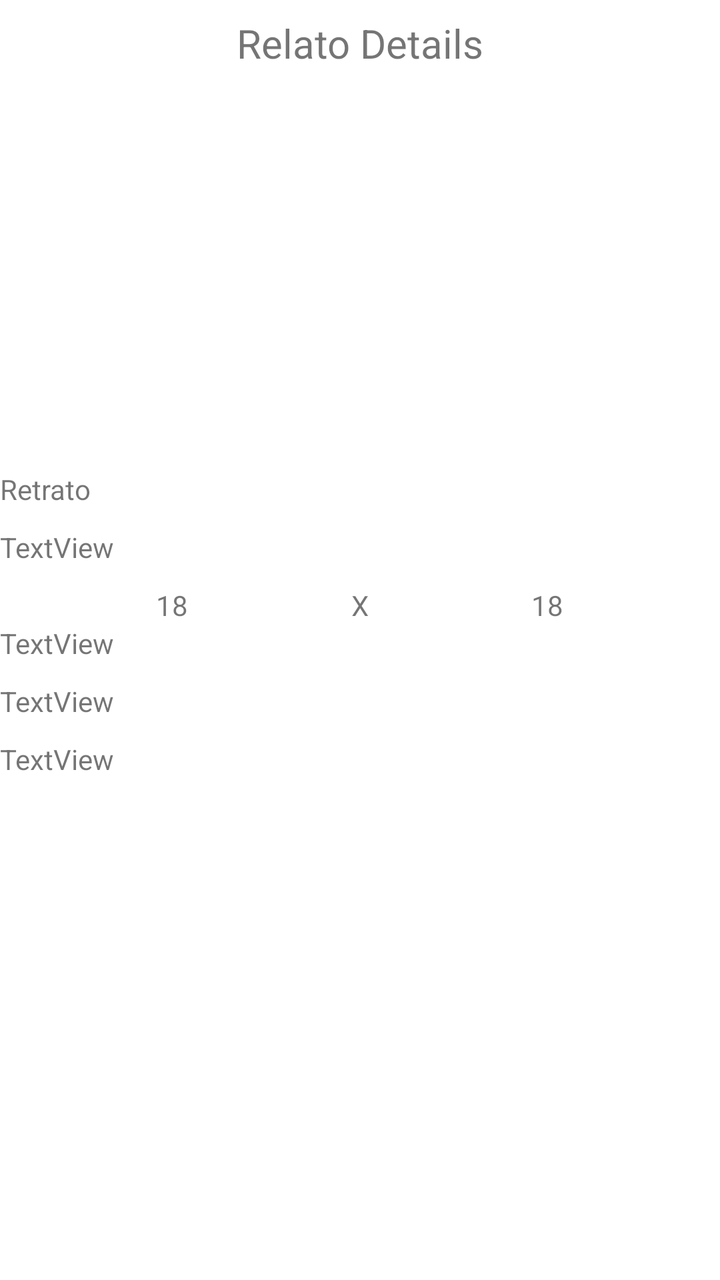
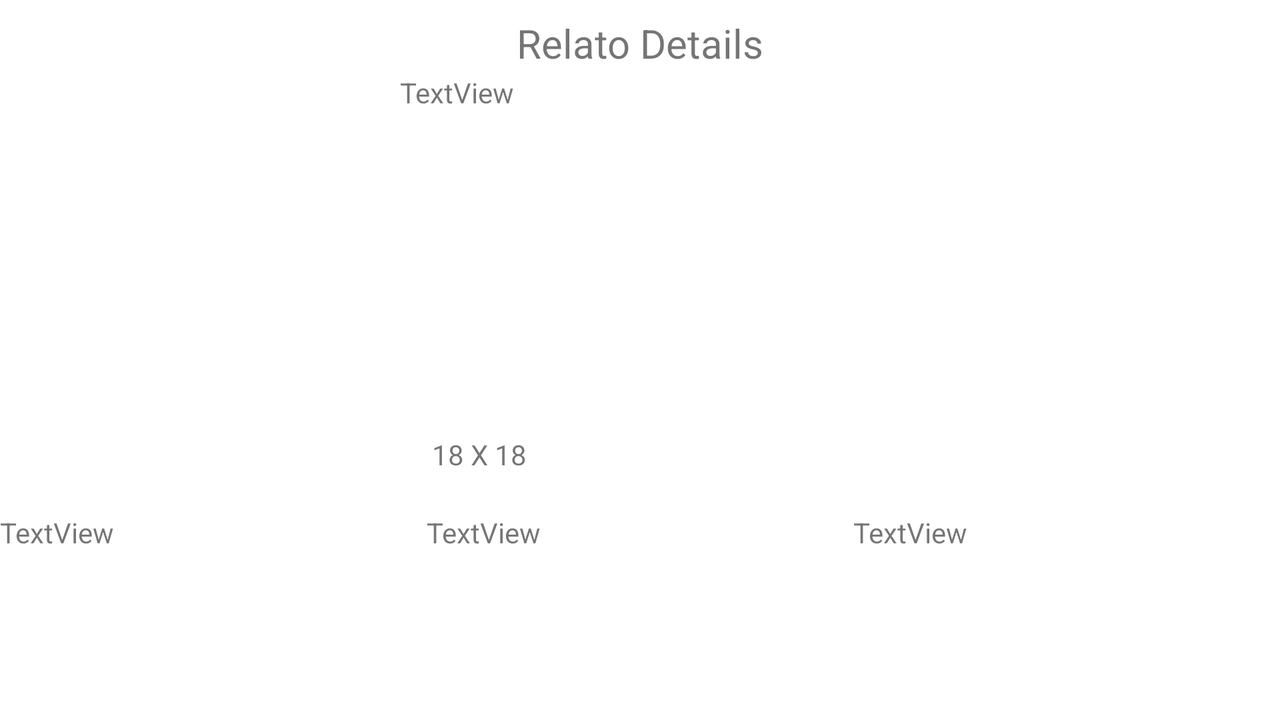

The same Android screen from two of the app's own layout files: first res/layout/ as a phone draws it, then the repository's variant for another configuration, drawn on a device whose configuration selects that folder. Both files follow.
<!-- AndroidManifest.xml: application theme Theme.WSA2021_TP09_Module06 -->
<!-- res/layout/fragment_detalle_relato.xml -->
<?xml version="1.0" encoding="utf-8"?>
<androidx.constraintlayout.widget.ConstraintLayout xmlns:android="http://schemas.android.com/apk/res/android"
    xmlns:app="http://schemas.android.com/apk/res-auto"
    xmlns:tools="http://schemas.android.com/tools"
    android:layout_width="match_parent"
    android:layout_height="match_parent"
    tools:context=".DetalleRelatoFragment">

    <TextView
        android:id="@+id/textView6"
        android:layout_width="0dp"
        android:layout_height="wrap_content"
        android:layout_marginStart="16dp"
        android:layout_marginTop="8dp"
        android:layout_marginEnd="16dp"
        android:text="Relato Details"
        android:textAlignment="center"
        android:textSize="20sp"
        app:layout_constraintEnd_toEndOf="parent"
        app:layout_constraintStart_toStartOf="parent"
        app:layout_constraintTop_toTopOf="parent" />

    <ScrollView
        android:layout_width="0dp"
        android:layout_height="0dp"
        app:layout_constraintBottom_toBottomOf="parent"
        app:layout_constraintEnd_toEndOf="parent"
        app:layout_constraintStart_toStartOf="parent"
        app:layout_constraintTop_toBottomOf="@+id/textView6">

        <LinearLayout
            android:layout_width="match_parent"
            android:layout_height="wrap_content"
            android:orientation="vertical" >

            <ImageView
                android:id="@+id/imgPhoto"
                android:layout_width="match_parent"
                android:layout_height="200dp"
                tools:src="@tools:sample/avatars" />

            <TextView
                android:id="@+id/txtTitle"
                android:layout_width="match_parent"
                android:layout_height="wrap_content"
                android:layout_marginEnd="10dp"
                android:layout_marginBottom="10dp"
                android:text="Retrato" />

            <TextView
                android:id="@+id/txtDescription"
                android:layout_width="match_parent"
                android:layout_height="wrap_content"
                android:layout_marginBottom="10dp"
                android:text="TextView" />

            <LinearLayout
                android:layout_width="match_parent"
                android:layout_height="match_parent"
                android:orientation="horizontal">

                <TextView
                    android:id="@+id/txtlatitu"
                    android:layout_width="wrap_content"
                    android:layout_height="wrap_content"
                    android:layout_weight=".5"
                    android:text="18"
                    android:textAlignment="center" />

                <TextView
                    android:id="@+id/textView10"
                    android:layout_width="wrap_content"
                    android:layout_height="wrap_content"
                    android:layout_weight="0"
                    android:text=" X " />

                <TextView
                    android:id="@+id/txtlongitu"
                    android:layout_width="wrap_content"
                    android:layout_height="wrap_content"
                    android:layout_weight=".5"
                    android:text="18"
                    android:textAlignment="center" />
            </LinearLayout>

            <LinearLayout
                android:layout_width="match_parent"
                android:layout_height="match_parent"
                android:orientation="vertical">

                <TextView
                    android:id="@+id/txtAutor"
                    android:layout_width="match_parent"
                    android:layout_height="wrap_content"
                    android:layout_marginBottom="10dp"
                    android:text="TextView" />

                <TextView
                    android:id="@+id/txtTelAutor"
                    android:layout_width="match_parent"
                    android:layout_height="wrap_content"
                    android:layout_marginBottom="10dp"
                    android:text="TextView" />

                <TextView
                    android:id="@+id/txtEmailAutor"
                    android:layout_width="match_parent"
                    android:layout_height="wrap_content"
                    android:layout_marginBottom="10dp"
                    android:text="TextView" />
            </LinearLayout>
        </LinearLayout>
    </ScrollView>

</androidx.constraintlayout.widget.ConstraintLayout>
<!-- resources referenced by this layout -->
<resources>
  <style name="Theme.WSA2021_TP09_Module06" parent="Theme.MaterialComponents.DayNight.DarkActionBar">
          
          <item name="colorPrimary">@color/purple_500</item>
          <item name="colorPrimaryVariant">@color/purple_700</item>
          <item name="colorOnPrimary">@color/white</item>
          
          <item name="colorSecondary">@color/teal_200</item>
          <item name="colorSecondaryVariant">@color/teal_700</item>
          <item name="colorOnSecondary">@color/black</item>
          
          <item name="android:statusBarColor">?attr/colorPrimaryVariant</item>
          
      </style>
</resources>
<!-- res/layout-land/fragment_detalle_relato.xml (the repository's variant of the layout above) -->
<!-- drawn on the phone turned sideways -->
<?xml version="1.0" encoding="utf-8"?>
<androidx.constraintlayout.widget.ConstraintLayout xmlns:android="http://schemas.android.com/apk/res/android"
    xmlns:app="http://schemas.android.com/apk/res-auto"
    xmlns:tools="http://schemas.android.com/tools"
    android:layout_width="match_parent"
    android:layout_height="match_parent"
    tools:context=".DetalleRelatoFragment">

    <TextView
        android:id="@+id/textView6"
        android:layout_width="0dp"
        android:layout_height="wrap_content"
        android:layout_marginStart="16dp"
        android:layout_marginTop="8dp"
        android:layout_marginEnd="16dp"
        android:text="Relato Details"
        android:textAlignment="center"
        android:textSize="20sp"
        app:layout_constraintEnd_toEndOf="parent"
        app:layout_constraintStart_toStartOf="parent"
        app:layout_constraintTop_toTopOf="parent" />

    <ScrollView
        android:layout_width="0dp"
        android:layout_height="0dp"
        app:layout_constraintBottom_toBottomOf="parent"
        app:layout_constraintEnd_toEndOf="parent"
        app:layout_constraintStart_toStartOf="parent"
        app:layout_constraintTop_toBottomOf="@+id/textView6">

        <LinearLayout
            android:layout_width="match_parent"
            android:layout_height="wrap_content"
            android:orientation="vertical" >

            <androidx.constraintlayout.widget.ConstraintLayout
                android:layout_width="match_parent"
                android:layout_height="match_parent">

                <ImageView
                    android:id="@+id/imgPhoto"
                    android:layout_width="200dp"
                    android:layout_height="200dp"
                    app:layout_constraintStart_toStartOf="parent"
                    app:layout_constraintTop_toTopOf="parent"
                    tools:src="@tools:sample/avatars" />

                <TextView
                    android:id="@+id/txtTitle"
                    android:layout_width="match_parent"
                    android:layout_height="wrap_content"
                    android:text="Retrato"
                    android:visibility="gone"
                    app:layout_constraintBottom_toTopOf="@+id/linearLayout"
                    app:layout_constraintEnd_toStartOf="@+id/linearLayout" />

                <TextView
                    android:id="@+id/txtDescription"
                    android:layout_width="0dp"
                    android:layout_height="165dp"
                    android:text="TextView"
                    app:layout_constraintBottom_toBottomOf="@+id/imgPhoto"
                    app:layout_constraintEnd_toEndOf="parent"
                    app:layout_constraintStart_toEndOf="@+id/imgPhoto"
                    app:layout_constraintTop_toTopOf="@+id/imgPhoto"
                    app:layout_constraintVertical_bias="0.050000012" />

                <LinearLayout
                    android:id="@+id/linearLayout"
                    android:layout_width="wrap_content"
                    android:layout_height="match_parent"
                    android:layout_marginStart="16dp"
                    android:layout_marginTop="16dp"
                    android:orientation="horizontal"
                    app:layout_constraintStart_toEndOf="@+id/imgPhoto"
                    app:layout_constraintTop_toBottomOf="@+id/txtDescription">

                    <TextView
                        android:id="@+id/txtlatitu"
                        android:layout_width="wrap_content"
                        android:layout_height="wrap_content"
                        android:text="18"
                        android:textAlignment="center" />

                    <TextView
                        android:id="@+id/textView10"
                        android:layout_width="wrap_content"
                        android:layout_height="wrap_content"
                        android:layout_weight="0"
                        android:text=" X " />

                    <TextView
                        android:id="@+id/txtlongitu"
                        android:layout_width="wrap_content"
                        android:layout_height="wrap_content"
                        android:text="18"
                        android:textAlignment="center" />
                </LinearLayout>
            </androidx.constraintlayout.widget.ConstraintLayout>

            <LinearLayout
                android:layout_width="match_parent"
                android:layout_height="match_parent"
                android:layout_marginTop="20dp">

                <TextView
                    android:id="@+id/txtAutor"
                    android:layout_width="wrap_content"
                    android:layout_height="wrap_content"
                    android:layout_marginBottom="10dp"
                    android:layout_weight="1"
                    android:text="TextView" />

                <TextView
                    android:id="@+id/txtTelAutor"
                    android:layout_width="wrap_content"
                    android:layout_height="wrap_content"
                    android:layout_marginBottom="10dp"
                    android:layout_weight="1"
                    android:text="TextView" />

                <TextView
                    android:id="@+id/txtEmailAutor"
                    android:layout_width="wrap_content"
                    android:layout_height="wrap_content"
                    android:layout_marginBottom="10dp"
                    android:layout_weight="1"
                    android:text="TextView" />
            </LinearLayout>
        </LinearLayout>
    </ScrollView>

</androidx.constraintlayout.widget.ConstraintLayout>
